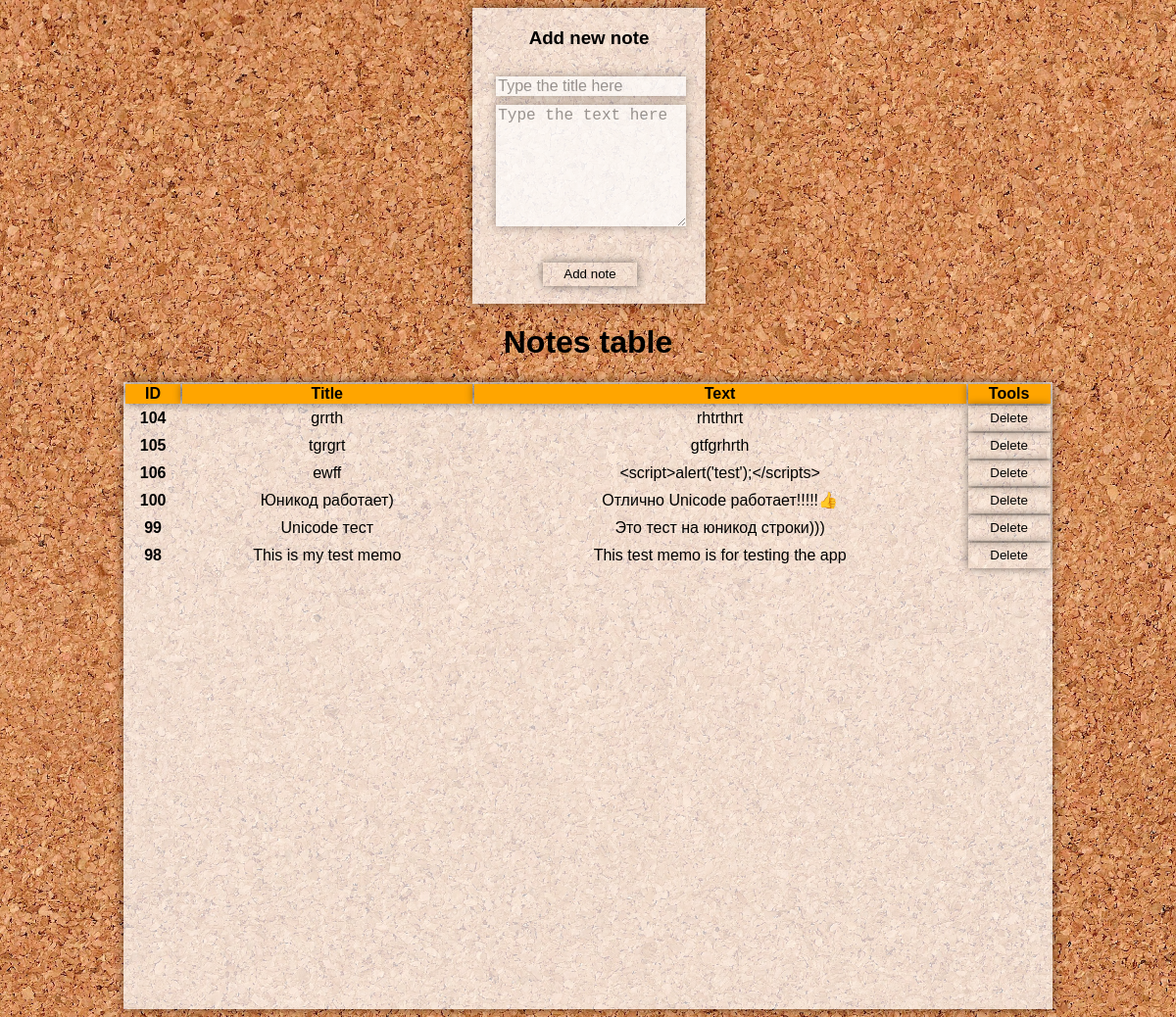
The app's page /, older data.
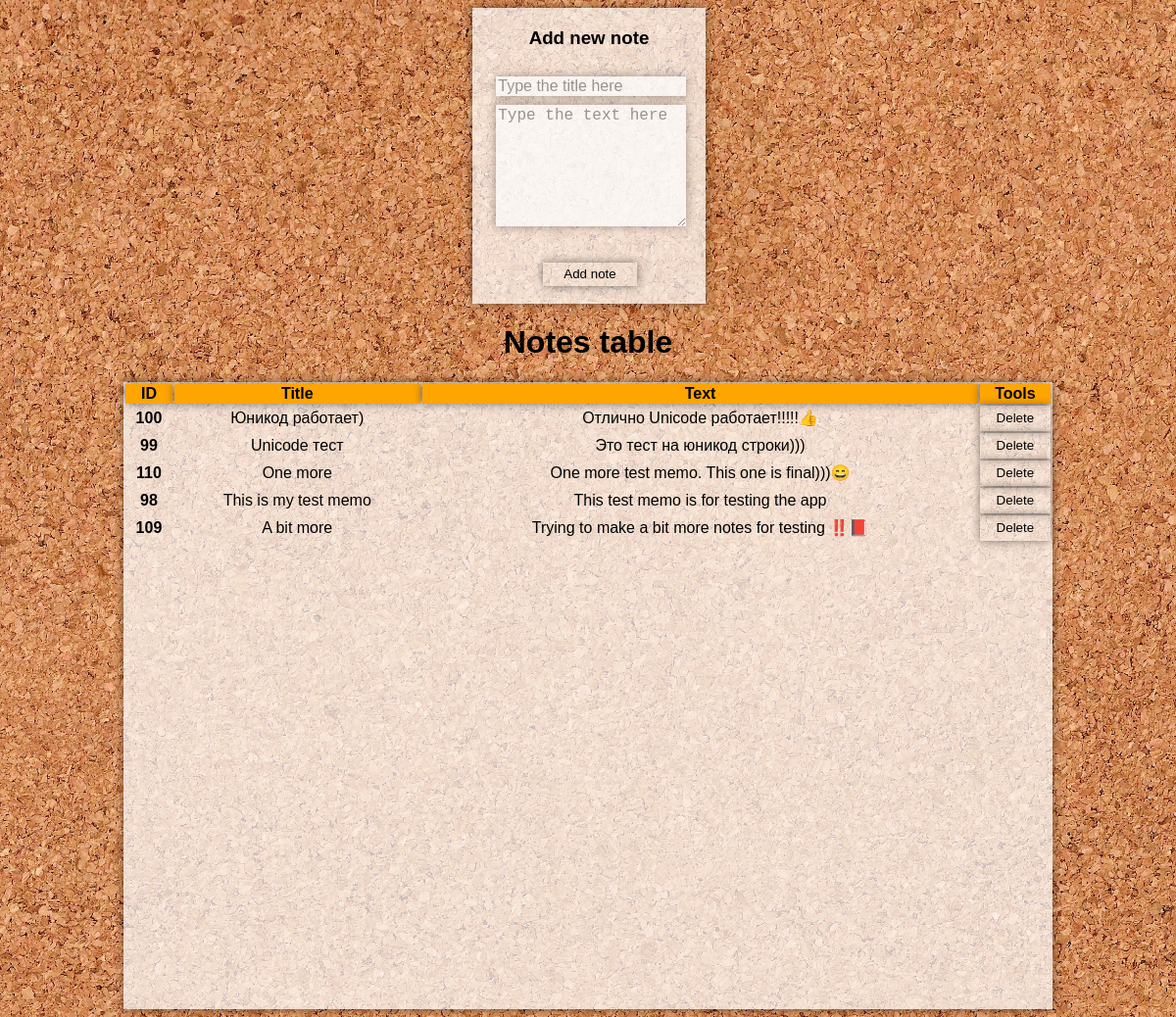
The same page, newer data.
### memos/models.py (models this page shows, shortened)
class Memo(models.Model):
    title = models.CharField(max_length = 200)
    text = models.TextField()
    words = models.IntegerField(default = 0)
    class Meta:
        ordering = ['words']
        verbose_name = 'Заметка'
        verbose_name_plural = 'Заметки'

### memos/views.py (the view)
# urls.py: path('', views.Index, name='Index'),
def Index(request):
	memos = Memo.objects.all().order_by('words')
	return render(request, 'memos/base.html', {
		'notes': memos,
	})

### memos/templates/memos/base.html (shortened to what this page needs)
<!DOCTYPE html>
{% load static %}
<html>
<head>
	<link rel="stylesheet" type="text/css" href="{% static 'style.css' %}" />
</head>
<body>
	<form class="add_form">
		<h3 class="table_header">Add new note</h3>
		<input type="text" id="title_text" name="title" placeholder="Type the title here" required>
		<textarea class="content_text" id="content_text" type="textarea" name="text" placeholder="Type the text here" required></textarea>
		<div class="form_footer">
			<button class="submit_button" id="add_note" type="button">Add note</button>
		</div>
	</form>
	<h1 class="table_header">Notes table</h1>
	<div class="container">
		<table class="note_table" id="note_cont">
			<tr>
				<th>ID</th>
				<th>Title</th>
				<th>Text</th>
				<th>Tools</th>
			</tr>
				{% for note in notes %}
					<tr>
						<td><strong>{{ note.id }}</strong></td>
						<td>{{ note.title }}</td>
						<td>{{ note.text }}</td>
						<td><button type="button" class="del_button" id="{{ note.id }}">Delete</button></td>
					</tr>
				{% endfor %}
		</table>
	</div>
</body>
</html>

Row changes from the older to the newer data that the page shows:
removed Memo: id "104", title "grrth", text "rhtrthrt"
removed Memo: id "105", title "tgrgrt", text "gtfgrhrth"
removed Memo: id "106", title "ewff", text "<script>alert('test');</scripts>"
added Memo: id "110", title "One more", text "One more test memo. This one is final)))😄"
added Memo: id "109", title "A bit more", text "Trying to make a bit more notes for testing ‼️📕"
